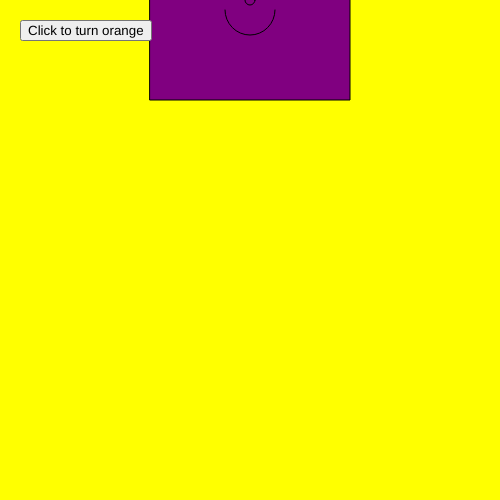
Frame 1 (no input)
Frame 60 (no input): identical to frame 1, image omitted
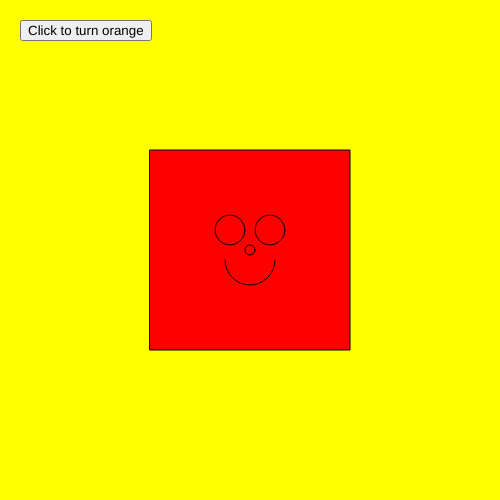
Frame 120 (the mouse pressed at the canvas centre since frame 60)

The p5.js sketch that drew these frames (run headless with seeded random() and noise() and a simulated clock; from frame 60 on, the mouse is pressed at the canvas centre):

// p5.js sketch
// ── sketch.js
var pointX = 0;
var pointY = 0;
var faceColor = "purple";

var faceButton;

function setup() {
  // put setup code here
  createCanvas(500,500);
  pointX = width/2;
  pointY = height/2;
  console.log("pointX" + pointX + "pointY" + pointY);

faceButton = createButton("Click to turn orange");
faceButton.position(20,20);
faceButton.mousePressed(function(){
//your action goes here
//the button mousepressed function is tied to the general mousepressed function
faceColor = "orange";


});

}

function draw() {
  // put drawing code here
  background(255,255,255);


  //I want to change the background based, split screen vertically
  if(mouseX < width/2){
    console.log("left hand side");
  };

  if(mouseX > width/2){
    console.log("right hand side");
    background("green");
  };

  if(mouseX = width/2){
    console.log("center");
    background("yellow");
  };


  pointX = mouseX;
  pointY = mouseY;

  console.log("pointX" + pointX + "pointY" + pointY);
  fill(faceColor);
  rect(pointX - 100,pointY - 100,200,200);

  ellipse(pointX, pointY, 10, 10);//nose

  ellipse(pointX + 20,pointY - 20,30,30);//right eye
  ellipse(pointX - 20, pointY - 20, 30,30);//left eye

  arc(pointX,pointY + 10,50,50,0,PI);//mouth

}//end of draw


function mousePressed(){
  faceColor = "red";
}

function mouseReleased(){
  faceColor = "purple";
}

function keyPressed(){

  console.log("key " + key);
  console.log("keyCode " + keyCode);

  //if statement is true, then execute code inside {}
  // == if one side equals the other
  if(key == "b"){
    faceColor = "blue";
  }

  //if you press r, then keyCode becomes 82, 82 == 82 which is true
  if(keyCode == 82){
    faceColor = "red";
  }
}
